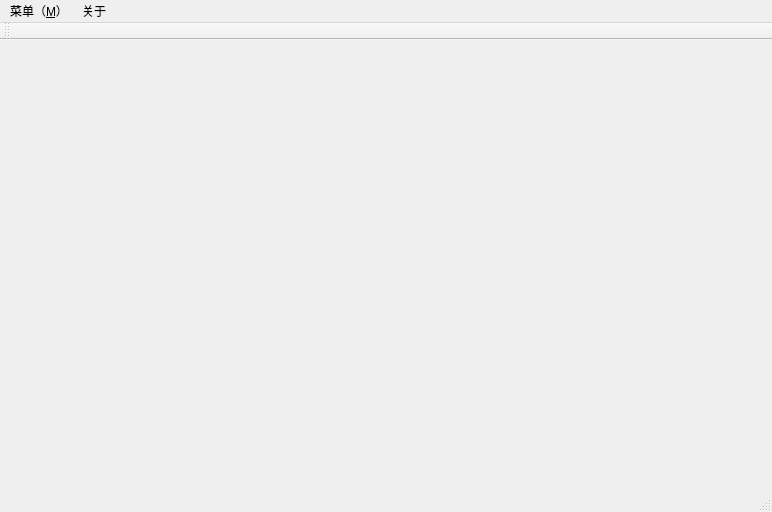
<?xml version="1.0" encoding="UTF-8"?>
<ui version="4.0">
 <class>MainWindow</class>
 <widget class="QMainWindow" name="MainWindow">
  <property name="geometry">
   <rect>
    <x>0</x>
    <y>0</y>
    <width>772</width>
    <height>512</height>
   </rect>
  </property>
  <property name="windowTitle">
   <string>MainWindow</string>
  </property>
  <widget class="QWidget" name="centralWidget"/>
  <widget class="QMenuBar" name="menuBar">
   <property name="geometry">
    <rect>
     <x>0</x>
     <y>0</y>
     <width>772</width>
     <height>23</height>
    </rect>
   </property>
   <widget class="QMenu" name="menu_M">
    <property name="title">
     <string>菜单（&amp;M）</string>
    </property>
    <addaction name="action_N"/>
    <addaction name="action_Q"/>
   </widget>
   <widget class="QMenu" name="menu_2">
    <property name="title">
     <string>关于</string>
    </property>
    <addaction name="action_H"/>
    <addaction name="action"/>
   </widget>
   <addaction name="menu_M"/>
   <addaction name="menu_2"/>
  </widget>
  <widget class="QStatusBar" name="statusBar"/>
  <widget class="QToolBar" name="toolBar">
   <property name="windowTitle">
    <string>toolBar</string>
   </property>
   <attribute name="toolBarArea">
    <enum>TopToolBarArea</enum>
   </attribute>
   <attribute name="toolBarBreak">
    <bool>false</bool>
   </attribute>
  </widget>
  <action name="action_N">
   <property name="text">
    <string>新建（&amp;N）</string>
   </property>
  </action>
  <action name="action_S">
   <property name="text">
    <string>保存（&amp;S）</string>
   </property>
  </action>
  <action name="actionManage">
   <property name="text">
    <string>Manage</string>
   </property>
  </action>
  <action name="action_Q">
   <property name="text">
    <string>退出（&amp;Q)</string>
   </property>
  </action>
  <action name="action_H">
   <property name="text">
    <string>帮助(&amp;H)</string>
   </property>
  </action>
  <action name="action">
   <property name="text">
    <string>作者</string>
   </property>
  </action>
 </widget>
 <layoutdefault spacing="6" margin="11"/>
 <resources/>
 <connections/>
</ui>
